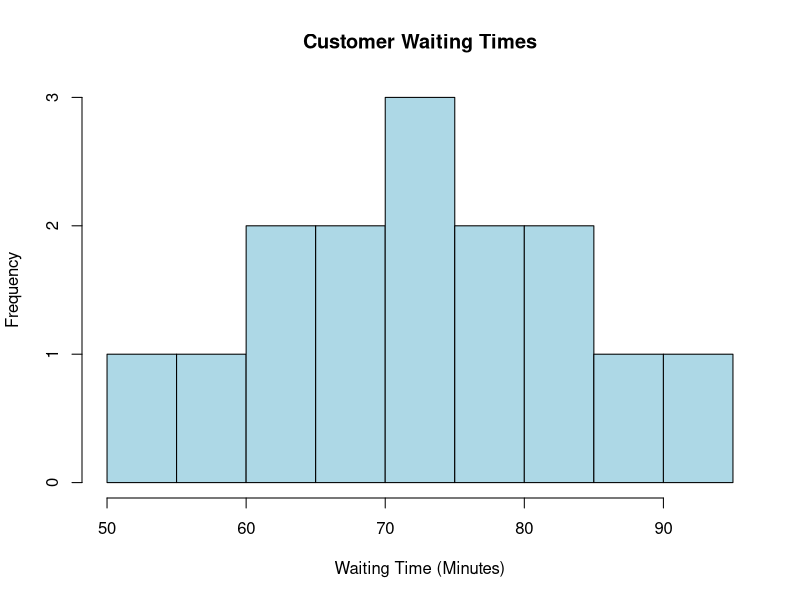

Recreate this plot in R.
wait <- c(54, 60, 62, 65, 68, 70, 71, 74,
          75, 78, 80, 82, 85, 88, 92)

# Summary
summary(wait)

# Histogram with bins of width 5
hist(wait,
     breaks = seq(50, 95, by = 5),
     main = "Customer Waiting Times",
     xlab = "Waiting Time (Minutes)",
     ylab = "Frequency",
     col = "lightblue",
     border = "black")
